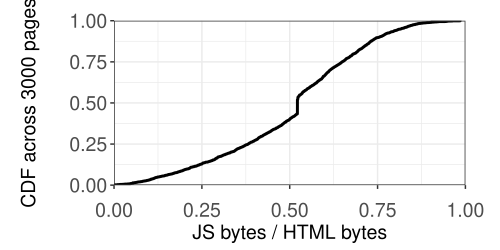

Write the R code that produced this figure.
#!/usr/bin/env Rscript
# Arguments: <path to input file> <path to output file>
library(ggplot2)
library(wesanderson)

args <- commandArgs(trailingOnly=TRUE)
output <- args[2]

data <- read.csv(args[1], header=TRUE, sep=",")

# data2 <- read.csv(args[2], header=TRUE, sep=",")

# data$network <- factor(data$network, levels = rev(levels(data$network)))
# data$network <- factor(data$network, levels=c("1day","30min","1min"))
# breaks <- c("Wired, all cores","4G, all cores", "4G, 4 cores disabled")
# labels <- c("lecpu","3g","4g","infinite","cpu-1")
# colnames(data)
# data$category <- factor(data$fraction)
# data$network <- factor(data$network, level=c("Run2","Run0","Run1"))
# data$network <- factor(data$network, level=c("Script","Image","Document","Stylesheet", "Font"))
# data$network <- factor(data$network, levels=c('Script','Image','Other','Document','Stylesheet'))
pdf(output, height=2.5, width=5.0)
ggplot(data, aes(x=plt)) +
	stat_ecdf(pad = FALSE,size=1) +
	# geom_ribbon(aes(ymin=plt, ymax=1)) + 
	#geom_line()+
	xlab(" JS bytes / HTML bytes ") +
	# xlab("(Main image bytes)/(Total image bytes)") +
	#ylab("CDF across Alexa news sites") +
	ylab(expression(atop("CDF across 3000 pages"))) + 
	guides(fill=guide_legend(title="Config")) +
	coord_cartesian(ylim=c(0, 1),xlim=c(0,1)) +
	scale_x_continuous(expand=c(0, 0)) +
	 scale_y_continuous(expand=c(0, 0)) + 
	 # scale_color_brewer(breaks=breaks, limits=breaks) + 
	 # scale_x_continuous(sec.axis = sec_axis(~.*1000000, name = "Unique Invocation Count")) + 
	# scale_linetype_manual(values=c("dotted","solid","longdash")) + 
	theme_bw() +
	# scale_linetype_manual(values = c("solid","dash","longdash")) + 
	# guides(fill = guide_legend(nrow = 1))+
	# guides(colour=guide_legend(nrow=2, byrow=TRUE), linetype=guide_legend(nrow=2, byrow=TRUE), direction="vertical") +
	theme(
		legend.title=element_blank(),
		legend.background=element_rect(color="darkgray", fill="white", linetype="solid", size=0.3),
		legend.key=element_blank(),
		legend.key.height=unit(12, "points"),
		legend.key.width=unit(30, "points"),
		legend.position=c(0.75, 0.36),
		# legend.position="top",
		legend.margin=margin(c(1,3,3,3)),
		axis.title=element_text(size=14),
		axis.text=element_text(size=14),
		legend.text=element_text(size=14),
		axis.title.y=element_text(margin=margin(0, 0, 0, 0)),
		# axis.text.x=element_text(margin=margin(10, 0, 0, 0),angle=45),
		axis.text.x=element_text(margin=margin(10, 0, 0, 0)),
		plot.margin=unit(c(15,25,5,15),"points"))
		


.junk <- dev.off()

# lines(ecdf(data2$plt))
#for the js to computation ratio, the input file used was js_fraction_cold.csv
